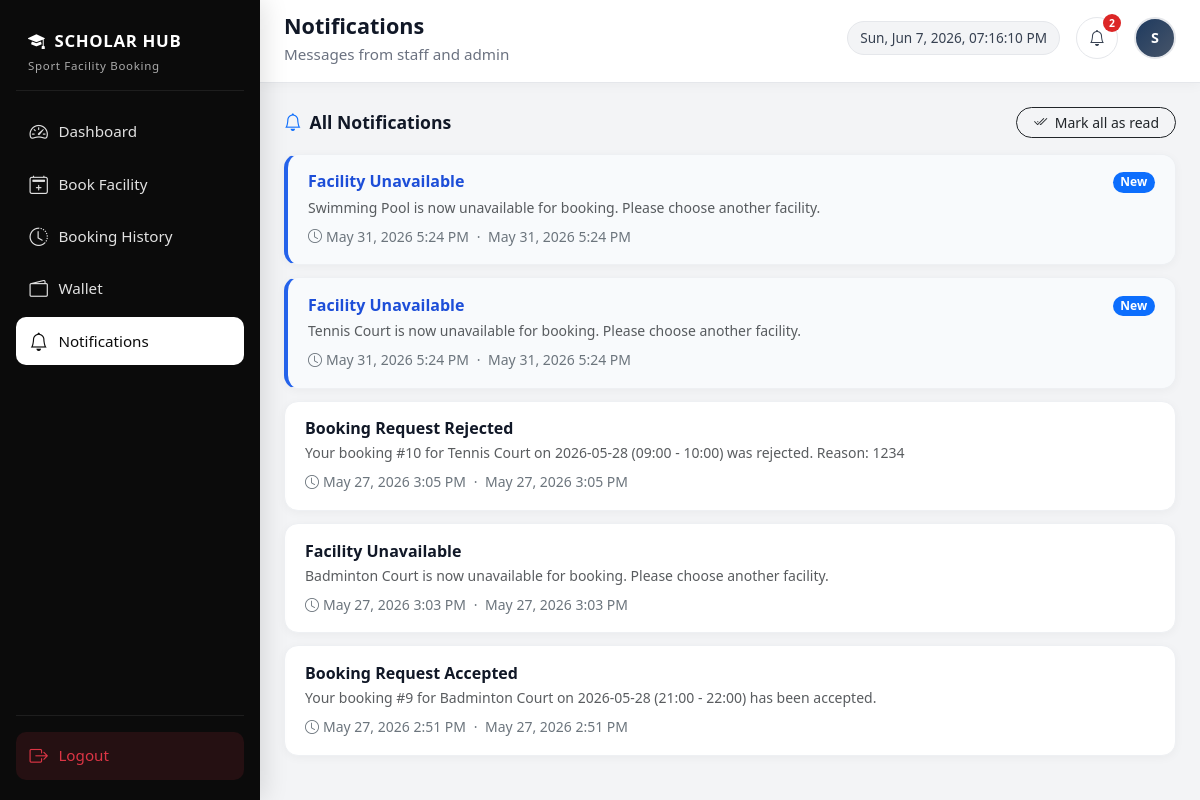
The app's page /student_notifications.php (signed in) with its own data.
### tables this page shows
CREATE TABLE `notifications` (
  `id` int(11) NOT NULL,
  `user_id` int(11) NOT NULL,
  `title` varchar(255) NOT NULL,
  `message` text NOT NULL,
  `is_read` tinyint(1) NOT NULL DEFAULT 0,
  `created_at` timestamp NOT NULL DEFAULT current_timestamp()
);

### includes/notification_helpers.php (called while the page is built, shortened)
<?php
function notifications_ensure_table(mysqli $conn): void
{
    $sql = "CREATE TABLE IF NOT EXISTS notifications (
        id INT AUTO_INCREMENT PRIMARY KEY,
        user_id INT NOT NULL,
        title VARCHAR(255) NOT NULL,
        message TEXT NOT NULL,
        is_read TINYINT(1) NOT NULL DEFAULT 0,
        created_at TIMESTAMP NOT NULL DEFAULT CURRENT_TIMESTAMP,
        INDEX idx_user_created (user_id, created_at),
        FOREIGN KEY (user_id) REFERENCES users(id) ON DELETE CASCADE
    ) ENGINE=InnoDB DEFAULT CHARSET=utf8mb4 COLLATE=utf8mb4_general_ci";
}
function notifications_fetch_for_user(mysqli $conn, int $user_id, int $limit = 30): array
{
    $items = [];
    $stmt = mysqli_prepare(
        $conn,
        "SELECT id, title, message, is_read, created_at
         FROM notifications
         WHERE user_id = ?
         ORDER BY created_at DESC
         LIMIT ?"
    );
    mysqli_stmt_bind_param($stmt, 'ii', $user_id, $limit);
    mysqli_stmt_execute($stmt);
    $res = mysqli_stmt_get_result($stmt);
    while ($row = mysqli_fetch_assoc($res)) {
        $items[] = $row;
    }
    return $items;
}
function notifications_unread_count(mysqli $conn, int $user_id): int
{
    $stmt = mysqli_prepare(
        $conn,
        "SELECT COUNT(*) AS c FROM notifications WHERE user_id = ? AND is_read = 0"
    );
    mysqli_stmt_bind_param($stmt, 'i', $user_id);
    mysqli_stmt_execute($stmt);
    $res = mysqli_stmt_get_result($stmt);
    $row = mysqli_fetch_assoc($res);
    return (int) ($row['c'] ?? 0);
}
function notifications_format_datetime(string $datetime): string
{
    $ts = strtotime($datetime);
    return date('M j, Y g:i A', $ts);
}
function notifications_format_time(string $datetime): string
{
    $ts = strtotime($datetime);
    $diff = time() - $ts;
    return date('M j, Y g:i A', $ts);
}

### student_notifications.php (the view, shortened to what this page needs)
<?php
require_once __DIR__ . '/db.php';
require_once __DIR__ . '/includes/notification_helpers.php';
$student_name = isset($_SESSION['full_name']) && trim((string) $_SESSION['full_name']) !== ''
    ? htmlspecialchars($_SESSION['full_name'], ENT_QUOTES, 'UTF-8')
    : 'Student';
$student_email = isset($_SESSION['email'])
    ? htmlspecialchars((string) $_SESSION['email'], ENT_QUOTES, 'UTF-8')
    : '';
$user_id = (int) $_SESSION['user_id'];
$notifications = notifications_fetch_for_user($conn, $user_id, 200);
$unread_count = notifications_unread_count($conn, $user_id);
?>
<!DOCTYPE html>
<html lang="en">
<head>
    <link href="https://cdn.jsdelivr.net/npm/bootstrap@5.3.3/dist/css/bootstrap.min.css" rel="stylesheet">
    <link href="https://cdn.jsdelivr.net/npm/bootstrap-icons@1.11.3/font/bootstrap-icons.css" rel="stylesheet">
</head>
<body>
<?php include __DIR__ . '/includes/student_sidebar.php'; ?>
<div class="main-wrap" id="mainWrap">
    <header class="top-header">
        <div class="d-flex align-items-center justify-content-between flex-wrap gap-2">
            <div class="d-flex align-items-center gap-3">
                <div>
                    <div class="page-title">Notifications</div>
                    <div class="welcome-text">Messages from staff and admin</div>
                </div>
            </div>
            <div class="d-flex align-items-center gap-3 flex-wrap">
                <div class="datetime-pill" id="liveDateTime"></div>
                <?php include __DIR__ . '/includes/student_notification_bell.php'; ?>
                <div class="avatar" title="<?php echo $student_email !== '' ? $student_email : $student_name; ?>">
                    <?php
                    $parts = preg_split('/\s+/', trim((string) ($_SESSION['full_name'] ?? 'S')));
                    $ini = strtoupper(substr($parts[0] ?? 'S', 0, 1));
                    echo htmlspecialchars($ini, ENT_QUOTES, 'UTF-8');
                    ?>
                </div>
            </div>
        </div>
    </header>
    <main class="content-area">
        <div class="d-flex flex-wrap justify-content-between align-items-center gap-2 mb-3">
            <h2 class="section-title mb-0"><i class="bi bi-bell text-primary"></i> All Notifications</h2>
            <?php if ($unread_count > 0): ?>
                <form method="post" class="mb-0">
                    <button type="submit" class="btn btn-sm btn-outline-dark rounded-pill px-3">
                        <i class="bi bi-check2-all me-1"></i> Mark all as read
                    </button>
                </form>
            <?php endif; ?>
        </div>
        <?php if (empty($notifications)): ?>
            <div class="table-wrap p-5 text-center text-muted">
                <i class="bi bi-bell-slash fs-1 d-block mb-2 opacity-50"></i>
                You have no notifications yet.
            </div>
        <?php else: ?>
            <?php foreach ($notifications as $n): ?>
                <article
                    class="notif-page-card<?php echo (int) $n['is_read'] === 0 ? ' unread' : ''; ?>"
                    data-id="<?php echo (int) $n['id']; ?>"
                >
                    <div class="d-flex justify-content-between align-items-start gap-2 mb-1">
                        <h3 class="notif-page-title h6 mb-0"><?php echo htmlspecialchars($n['title'], ENT_QUOTES, 'UTF-8'); ?></h3>
                        <?php if ((int) $n['is_read'] === 0): ?>
                            <span class="badge text-bg-primary rounded-pill">New</span>
                        <?php endif; ?>
                    </div>
                    <p class="text-muted mb-2 small" style="white-space: pre-wrap;"><?php echo htmlspecialchars($n['message'], ENT_QUOTES, 'UTF-8'); ?></p>
                    <div class="small text-secondary">
                        <i class="bi bi-clock me-1"></i><?php echo htmlspecialchars(notifications_format_datetime($n['created_at']), ENT_QUOTES, 'UTF-8'); ?>
                        <span class="mx-1">·</span>
                        <?php echo htmlspecialchars(notifications_format_time($n['created_at']), ENT_QUOTES, 'UTF-8'); ?>
                    </div>
                </article>
            <?php endforeach; ?>
        <?php endif; ?>
    </main>
</div>
</body>
</html>

### includes/student_styles.php (style rules this page uses)
:root { --sidebar-width: 260px; --sidebar-bg: #0b0b0b; --sidebar-hover: #1a1a1a; --page-bg: #f3f4f6; --card-radius: 14px; --transition: 0.22s ease; }
html { overflow-x: hidden; }
body { font-family: system-ui, -apple-system, BlinkMacSystemFont, "Segoe UI", Roboto, sans-serif; background: var(--page-bg); min-height: 100vh; min-height: 100dvh; overflow-x: hidden; }
.main-wrap { margin-left: var(--sidebar-width); min-height: 100vh; transition: margin-left var(--transition); }
.top-header { background: #fff; border-bottom: 1px solid #e5e7eb; padding: max(0.65rem, env(safe-area-inset-top)) clamp(0.75rem, 2.5vw, 1.5rem) 1rem; position: sticky; top: 0; z-index: 1020; box-shadow: 0 2px 12px rgba(0,0,0,0.04); }
.page-title { font-weight: 700; font-size: clamp(1.05rem, 2.8vw, 1.35rem); color: #111827; }
.welcome-text { color: #6b7280; font-size: clamp(0.8rem, 2.2vw, 0.95rem); }
.datetime-pill { font-size: clamp(0.72rem, 1.8vw, 0.85rem); color: #374151; background: #f3f4f6; border: 1px solid #e5e7eb; padding: 0.35rem 0.75rem; border-radius: 999px; white-space: nowrap; }
.avatar { width: 42px; height: 42px; border-radius: 50%; background: linear-gradient(135deg, #1e3a5f, #475569); color: #fff; display: flex; align-items: center; justify-content: center; font-weight: 700; font-size: 0.9rem; border: 2px solid #e5e7eb; flex-shrink: 0; }
.content-area { padding: clamp(0.75rem, 2.5vw, 1.5rem); padding-bottom: max(1.5rem, env(safe-area-inset-bottom)); }
.section-title { font-weight: 700; font-size: clamp(1rem, 2.5vw, 1.1rem); color: #111827; margin-bottom: 1rem; display: flex; align-items: center; gap: 0.5rem; }
.section-title::after { content: ""; flex: 1; height: 1px; background: linear-gradient(90deg, #e5e7eb, transparent); margin-left: 0.5rem; }
.notif-page-card { background: #fff; border: 1px solid #eef0f3; border-radius: var(--card-radius); padding: 1.1rem 1.25rem; margin-bottom: 0.75rem; box-shadow: 0 2px 10px rgba(0,0,0,0.04); }
.notif-page-card.unread { border-left: 4px solid #2563eb; background: #f8fafc; }
.notif-page-card .notif-page-title { font-weight: 700; color: #111827; }
.notif-page-card.unread .notif-page-title { color: #1d4ed8; }

### records on screen
notifications: title "Facility Unavailable", is_read "New", message "Swimming Pool is now unavailable for booking. Please choose another facility.", created_at "May 31, 2026 5:24 PM"
notifications: title "Facility Unavailable", is_read "New", message "Tennis Court is now unavailable for booking. Please choose another facility.", created_at "May 31, 2026 5:24 PM"
notifications: title "Booking Request Rejected", message "Your booking #10 for Tennis Court on 2026-05-28 (09:00 - 10:00) was rejected. Reason: 1234", created_at "May 27, 2026 3:05 PM"
notifications: title "Facility Unavailable", message "Badminton Court is now unavailable for booking. Please choose another facility.", created_at "May 27, 2026 3:03 PM"
notifications: title "Booking Request Accepted", message "Your booking #9 for Badminton Court on 2026-05-28 (21:00 - 22:00) has been accepted.", created_at "May 27, 2026 2:51 PM"

### other values on screen
$student_notif_unread "2"
$ini "S"
